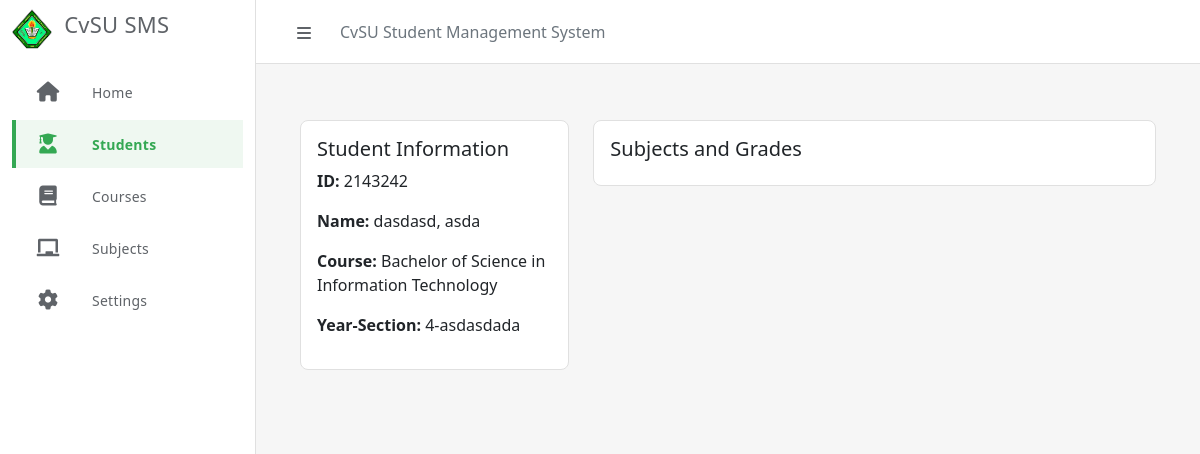
The page /students/2143242/ on the database its author committed.
### SMSapp/models.py (models this page shows, shortened)
class Student(models.Model):
    student_id = models.CharField(max_length=20, primary_key=True)
    last_name = models.CharField(max_length=50)
    first_name = models.CharField(max_length=50)
    middle_name = models.CharField(max_length=50, blank=True, null=True)
    course = models.ForeignKey(Course, on_delete=models.CASCADE)
    year_level = models.PositiveSmallIntegerField()
    section = models.CharField(max_length=20)

class Course(models.Model):
    course_abv = models.CharField(max_length=10, primary_key=True)
    course_name = models.CharField(max_length=100)

### SMSapp/views.py (the view)
# urls.py: path('students/<str:student_id>/', views.student_detail, name='student_detail'),
def student_detail(request, student_id):
    student = get_object_or_404(Student, pk=student_id)
    return render(request, 'student_detail.html', {'student': student})

### SMSapp/templates/student_detail.html (shortened to what this page needs)
{% extends 'base.html' %}
{% load static %}
{% block content %}
<div class="container mt-4">
    <div class="row">
        <div class="col-md-4">
            <div class="card">
                <div class="card-body">
                    <h5 class="card-title">Student Information</h5>
                    <p><strong>ID:</strong> {{ student.student_id }}</p>
                    <p><strong>Name:</strong> {{ student.last_name }}, {{ student.first_name }}</p>
                    <p><strong>Course:</strong> {{ student.course.course_name }}</p>
                    <p><strong>Year-Section:</strong> {{ student.year_level }}-{{ student.section }}</p>
                </div>
            </div>
        </div>
        <div class="col-md-8">
            <div class="card">
                <div class="card-body">
                    <h5 class="card-title">Subjects and Grades</h5>
                </div>
            </div>
        </div>
    </div>
</div>
{% endblock %}

### SMSapp/static/css/style.css (style rules this page uses)
:root { --primary-color: #1B5131; --primary-light: #2d724a; --active-green: #34a853; --hover-green: rgba(52, 168, 83, 0.08); --nav-gray: #5f6368; --surface-color: #f6f6f6; --border-color: #e0e0e0; --sidebar-width: 256px; }
.card { border-radius: 8px; border: 1px solid var(--border-color); overflow: hidden; margin-bottom: 24px; }

### rows shown on the page
Student: student_id "2143242", last_name "dasdasd", first_name "asda", course.course_name "Bachelor of Science in Information Technology", year_level "4", section "asdasdada"
